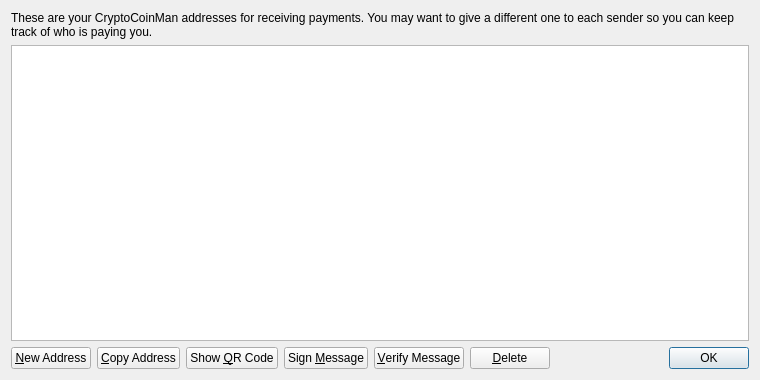
<?xml version="1.0" encoding="UTF-8"?>
<ui version="4.0">
 <class>AddressBookPage</class>
 <widget class="QWidget" name="AddressBookPage">
  <property name="geometry">
   <rect>
    <x>0</x>
    <y>0</y>
    <width>760</width>
    <height>380</height>
   </rect>
  </property>
  <property name="windowTitle">
   <string>Address Book</string>
  </property>
  <layout class="QVBoxLayout" name="verticalLayout">
   <item>
    <widget class="QLabel" name="labelExplanation">
     <property name="text">
      <string>These are your CryptoCoinMan addresses for receiving payments. You may want to give a different one to each sender so you can keep track of who is paying you.</string>
     </property>
     <property name="textFormat">
      <enum>Qt::PlainText</enum>
     </property>
     <property name="wordWrap">
      <bool>true</bool>
     </property>
    </widget>
   </item>
   <item>
    <widget class="QTableView" name="tableView">
     <property name="contextMenuPolicy">
      <enum>Qt::CustomContextMenu</enum>
     </property>
     <property name="toolTip">
      <string>Double-click to edit address or label</string>
     </property>
     <property name="tabKeyNavigation">
      <bool>false</bool>
     </property>
     <property name="alternatingRowColors">
      <bool>true</bool>
     </property>
     <property name="selectionMode">
      <enum>QAbstractItemView::SingleSelection</enum>
     </property>
     <property name="selectionBehavior">
      <enum>QAbstractItemView::SelectRows</enum>
     </property>
     <property name="sortingEnabled">
      <bool>true</bool>
     </property>
     <attribute name="verticalHeaderVisible">
      <bool>false</bool>
     </attribute>
    </widget>
   </item>
   <item>
    <layout class="QHBoxLayout" name="horizontalLayout">
     <item>
      <widget class="QPushButton" name="newAddressButton">
       <property name="toolTip">
        <string>Create a new address</string>
       </property>
       <property name="text">
        <string>&amp;New Address</string>
       </property>
       <property name="icon">
        <iconset resource="../bitcoin.qrc">
         <normaloff>:/icons/add</normaloff>:/icons/add</iconset>
       </property>
      </widget>
     </item>
     <item>
      <widget class="QPushButton" name="copyToClipboard">
       <property name="toolTip">
        <string>Copy the currently selected address to the system clipboard</string>
       </property>
       <property name="text">
        <string>&amp;Copy Address</string>
       </property>
       <property name="icon">
        <iconset resource="../bitcoin.qrc">
         <normaloff>:/icons/editcopy</normaloff>:/icons/editcopy</iconset>
       </property>
      </widget>
     </item>
     <item>
      <widget class="QPushButton" name="showQRCode">
       <property name="text">
        <string>Show &amp;QR Code</string>
       </property>
       <property name="icon">
        <iconset resource="../bitcoin.qrc">
         <normaloff>:/icons/qrcode</normaloff>:/icons/qrcode</iconset>
       </property>
      </widget>
     </item>
     <item>
      <widget class="QPushButton" name="signMessage">
       <property name="toolTip">
        <string>Sign a message to prove you own a CryptoCoinMan address</string>
       </property>
       <property name="text">
        <string>Sign &amp;Message</string>
       </property>
       <property name="icon">
        <iconset resource="../bitcoin.qrc">
         <normaloff>:/icons/edit</normaloff>:/icons/edit</iconset>
       </property>
      </widget>
     </item>
     <item>
      <widget class="QPushButton" name="verifyMessage">
       <property name="toolTip">
        <string>Verify a message to ensure it was signed with a specified CryptoCoinMan address</string>
       </property>
       <property name="text">
        <string>&amp;Verify Message</string>
       </property>
       <property name="icon">
        <iconset resource="../bitcoin.qrc">
         <normaloff>:/icons/transaction_0</normaloff>:/icons/transaction_0</iconset>
       </property>
      </widget>
     </item>
     <item>
      <widget class="QPushButton" name="deleteButton">
       <property name="toolTip">
        <string>Delete the currently selected address from the list</string>
       </property>
       <property name="text">
        <string>&amp;Delete</string>
       </property>
       <property name="icon">
        <iconset resource="../bitcoin.qrc">
         <normaloff>:/icons/remove</normaloff>:/icons/remove</iconset>
       </property>
      </widget>
     </item>
     <item>
      <spacer name="horizontalSpacer">
       <property name="orientation">
        <enum>Qt::Horizontal</enum>
       </property>
       <property name="sizeHint" stdset="0">
        <size>
         <width>40</width>
         <height>20</height>
        </size>
       </property>
      </spacer>
     </item>
     <item>
      <widget class="QDialogButtonBox" name="buttonBox">
       <property name="sizePolicy">
        <sizepolicy hsizetype="Maximum" vsizetype="Fixed">
         <horstretch>0</horstretch>
         <verstretch>0</verstretch>
        </sizepolicy>
       </property>
       <property name="standardButtons">
        <set>QDialogButtonBox::Ok</set>
       </property>
      </widget>
     </item>
    </layout>
   </item>
  </layout>
 </widget>
 <resources>
  <include location="../bitcoin.qrc"/>
 </resources>
 <connections/>
</ui>
